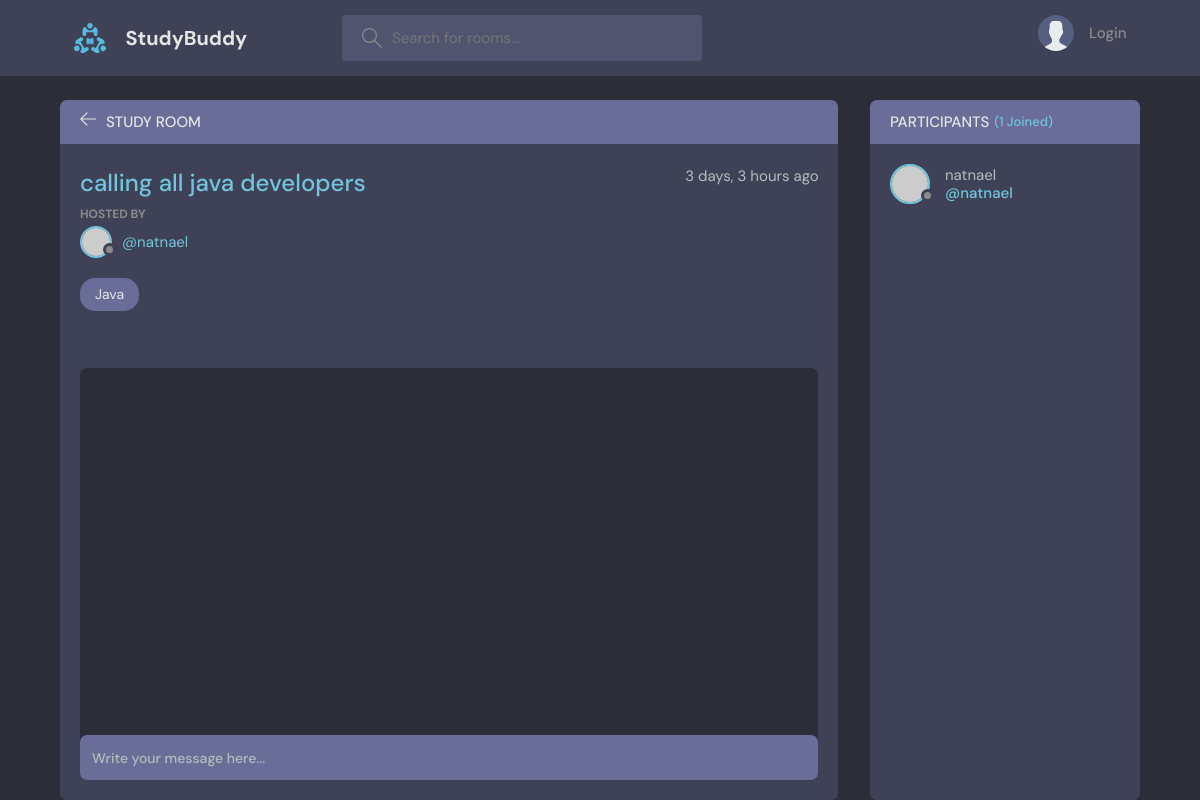
/room/9/, run on the app's committed database.
### base/models.py (models this page shows, shortened)
class Room(models.Model):
    host = models.ForeignKey(User, on_delete=models.SET_NULL, null=True)
    topic = models.ForeignKey(Topic, on_delete=models.SET_NULL, null=True)
    name = models.CharField(max_length=200)
    description = models.TextField(null=True, blank=True)
    participants = models.ManyToManyField(
        User, related_name='participants', blank=True)
    updated = models.DateTimeField(auto_now=True)
    created = models.DateTimeField(auto_now_add=True)
    class Meta:
        ordering = ['-updated', '-created']

class Topic(models.Model):
    name = models.CharField(max_length=200)
    def __str__(self):
        return self.name

### base/views.py (the view, shortened to what this page needs)
# urls.py: path('room/<str:pk>/', views.room, name='room'),
def room(request, pk):
    room = Room.objects.get(id=pk)
    room_messages = room.message_set.all()
    participants = room.participants.all()
    context = {'room': room, 'room_messages': room_messages, 'participants': participants}
    return render(request, 'base/room.html', context)

### base/templates/base/room.html (shortened to what this page needs)
{% extends "main.html" %} {% block content %}
<main class="profile-page layout layout--2">
  <div class="container">
    <div class="room">
      <div class="room__top">
        <div class="room__topLeft">
          <a href="{% url 'home' %}">
            <svg
              version="1.1"
              xmlns="http://www.w3.org/2000/svg"
              width="32"
              height="32"
              viewBox="0 0 32 32"
            >
              <title>arrow-left</title>
              <path
                d="M13.723 2.286l-13.723 13.714 13.719 13.714 1.616-1.611-10.96-10.96h27.625v-2.286h-27.625l10.965-10.965-1.616-1.607z"
              ></path>
            </svg>
          </a>
          <h3>Study Room</h3>
        </div>
      </div>
      <div class="room__box scroll">
        <div class="room__header scroll">
          <div class="room__info">
            <h3>{{room.name}}</h3>
            <span>{{room.created|timesince}} ago</span>
          </div>
          <div class="room__hosted">
            <p>Hosted By</p>
            <a href="{% url 'user-profile' room.host.id%}" class="room__author">
              <div class="avatar avatar--small">
                <img src="https://randomuser.me/api/portraits/men/37.jpg" />
              </div>
              <span>@{{room.host.username}}</span>
            </a>
          </div>
          <span class="room__topics">{{room.topic}}</span>
        </div>
        <div class="room__conversation">
          <div class="threads scroll">
          </div>
        </div>
      </div>
      <div class="room__message">
        <form action="" method="POST">
          <input name="body" placeholder="Write your message here..." />
        </form>
      </div>
    </div>
    <div class="participants">
      <h3 class="participants__top">
        Participants <span>({{participants.count}} Joined)</span>
      </h3>
      <div class="participants__list scroll">
        {% for user in participants%}
        <a href="{% url 'user-profile' user.id %}" class="participant">
          <div class="avatar avatar--medium">
            <img src="https://randomuser.me/api/portraits/men/37.jpg" />
          </div>
          <p>
            {{user.username}}
            <span>@{{user.username}}</span>
          </p>
        </a>
        {% endfor %}
      </div>
    </div>
  </div>
</main>
{% endblock content %}

### data on the page
Room: name "calling all java developers", created "3 days, 3 hours", host.username "natnael", topic "Java"

### other printed values
{{ participants.count }} "1"
{{ user.username }} "natnael"
